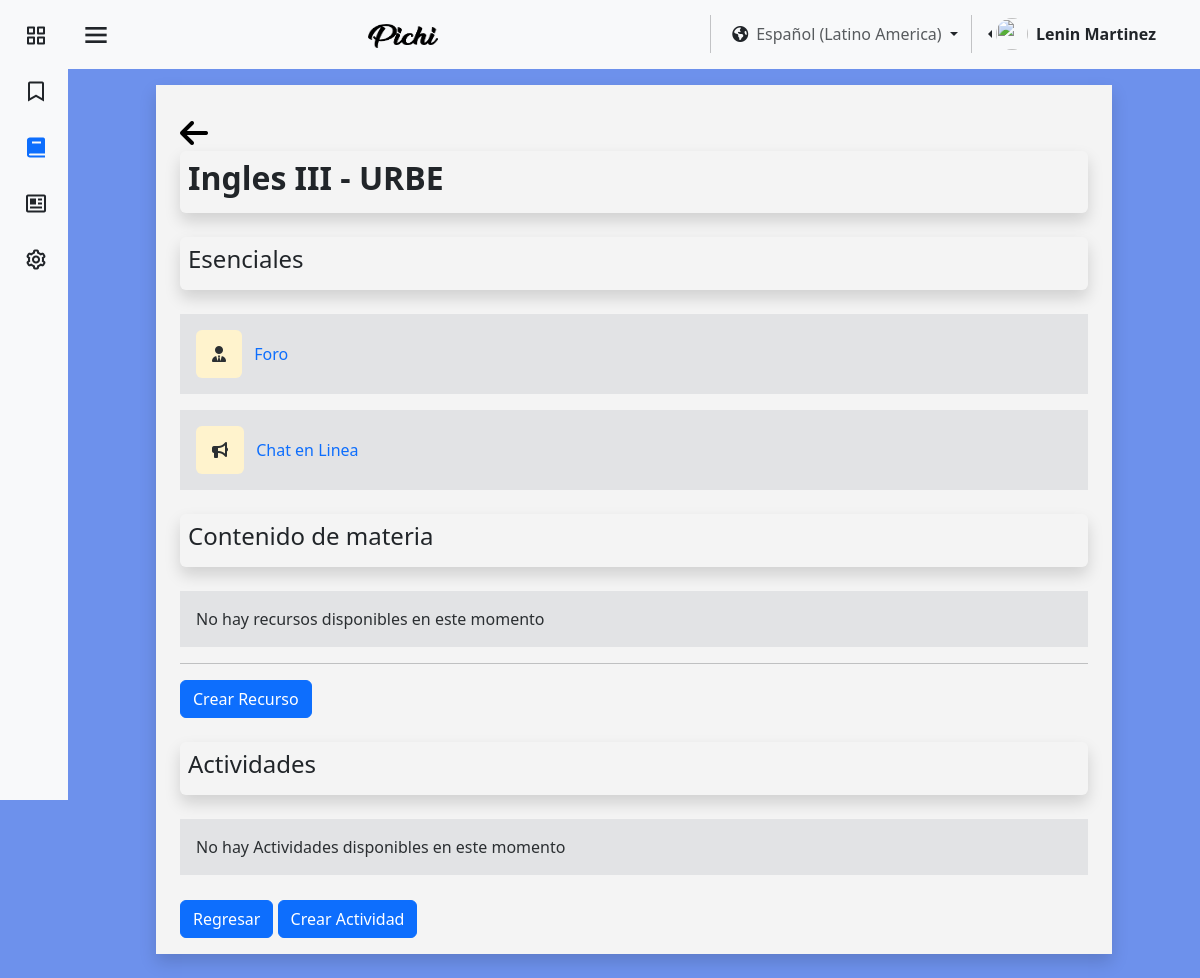
The app's page /pages/es/verCurso.php?id_cur=Cur_URBE_03 (signed in), older data.
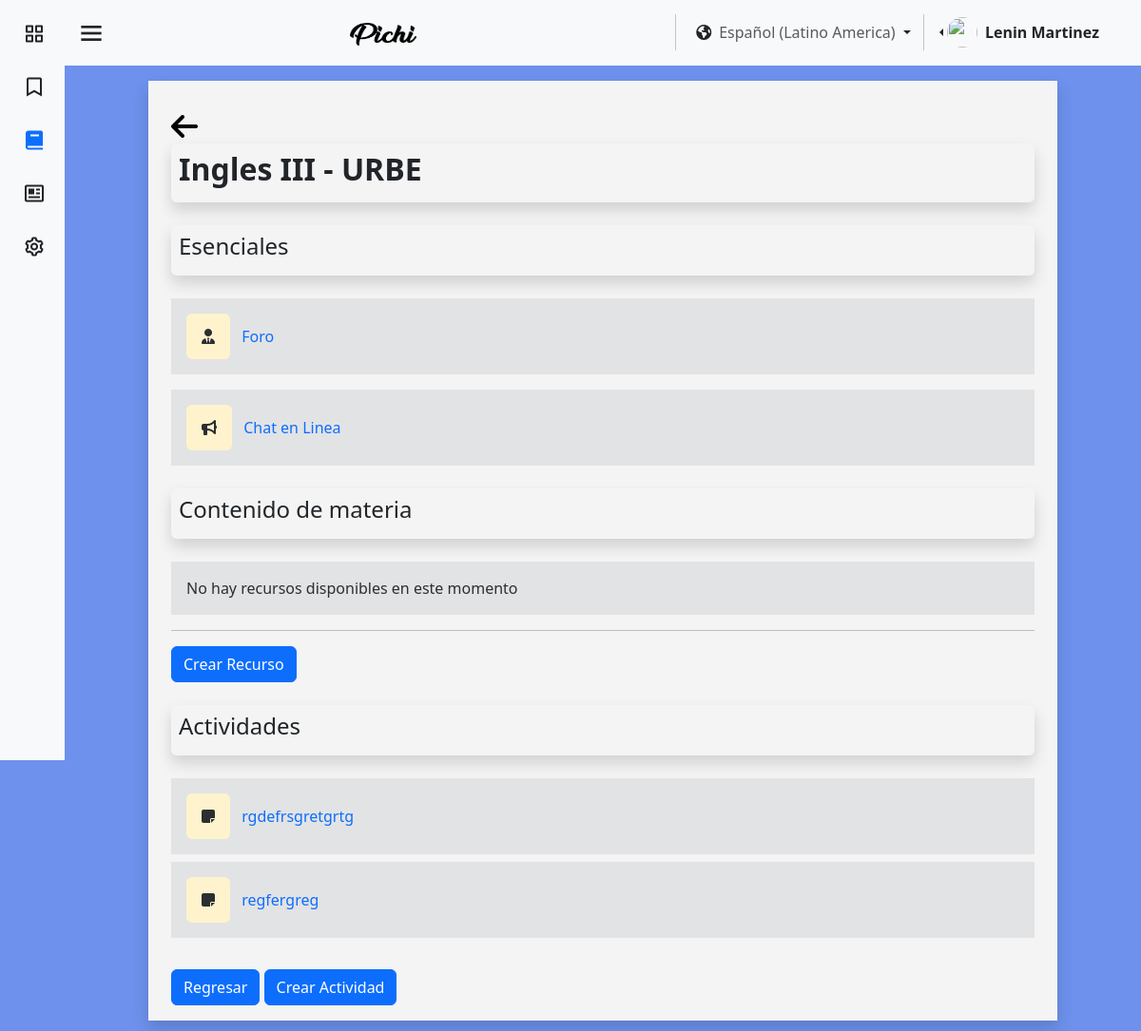
The same page, newer data.
### tables this page shows
CREATE TABLE `usuario` (
  `id_user` int(11) NOT NULL,
  `identificacion_user` varchar(11) NOT NULL,
  `nombre_user` varchar(25) NOT NULL,
  `apellido_user` varchar(25) NOT NULL,
  `correo_user` varchar(45) NOT NULL,
  `contrasena_user` varchar(16) NOT NULL,
  `direccion_user` varchar(80) NOT NULL,
  `numero_user` varchar(15) NOT NULL,
  `fecha_nacimiento_user` datetime NOT NULL,
  `Active_online` tinyint(1) NOT NULL,
  `sexo_user` varchar(15) NOT NULL,
  `Empresa_id_empresa` int(11) DEFAULT NULL,
  `rol` tinyint(1) NOT NULL,
  `img_perfil` varchar(255) NOT NULL
);

CREATE TABLE `cursos` (
  `id_cur` varchar(100) NOT NULL,
  `nombre_cur` varchar(45) NOT NULL,
  `fecha_inicio` date NOT NULL,
  `cupos_cur_min` int(11) NOT NULL,
  `cupos_cur_max` int(11) NOT NULL,
  `Empresa_id_empresa` int(11) NOT NULL,
  `fecha_fin` date NOT NULL,
  `visibilidad_curso` varchar(11) NOT NULL
);

CREATE TABLE `empresa` (
  `id_empresa` int(11) NOT NULL,
  `nombre_empresa` varchar(80) NOT NULL
);

CREATE TABLE `actividades` (
  `idActividades` int(11) NOT NULL,
  `Titulo` varchar(45) NOT NULL,
  `ContenidoAcitividad` text NOT NULL,
  `archivosPrincipal` varchar(255) NOT NULL,
  `fechaInicio` timestamp(6) NOT NULL DEFAULT current_timestamp(6) ON UPDATE current_timestamp(6),
  `fechaCulminacion` timestamp(6) NULL DEFAULT NULL,
  `fechaNotificacion` timestamp(6) NULL DEFAULT NULL,
  `pesoArchivo` float NOT NULL,
  `notaMaxima` float NOT NULL,
  `notaMinima` float NOT NULL,
  `visible` tinyint(1) NOT NULL,
  `activarPorcentaje` tinyint(1) NOT NULL,
  `Porcentaje` int(3) DEFAULT NULL,
  `archivosAdicional` varchar(255) DEFAULT NULL,
  `idCurso_id_cur` varchar(100) NOT NULL
);

### pages/es/verCurso.php (the view, shortened to what this page needs)
<?php
require "../../assests/php/LoginBD.php";
if (isset($_SESSION['id_user'])) {
    $usuarios1 = $_SESSION['id_user'];
    $conexion1 = mysqli_query($mysqli, "SELECT Empresa_id_empresa, rol, nombre_user, apellido_user FROM usuario WHERE id_user = '$usuarios1'");
    if (mysqli_num_rows($conexion1) > 0) {
        $datos = mysqli_fetch_assoc($conexion1);
        $nombreUsuario = $datos['nombre_user'];
        $apellidoUsuario = $datos['apellido_user'];
        $rol = $datos['rol'];
    }
}
if (isset($_GET['id_cur'])) {
    $id_curso_seleccionado = $_GET['id_cur'];
    $consultaCurso = mysqli_query($mysqli, "SELECT cursos.nombre_cur, empresa.nombre_empresa
                                    FROM cursos
                                    LEFT JOIN empresa ON empresa.id_empresa = cursos.Empresa_id_empresa
                                    WHERE id_cur = '$id_curso_seleccionado'");
    if (mysqli_num_rows($consultaCurso) > 0) {
        $datos3 = mysqli_fetch_assoc($consultaCurso);
        $curso = $datos3['nombre_cur'];
        $empresa = $datos3['nombre_empresa'];
    }
    $consultaRecursos = mysqli_query($mysqli, "SELECT * FROM recursos WHERE id_cur = '$id_curso_seleccionado'");
    $consultaActividades = mysqli_query($mysqli, "SELECT * FROM actividades WHERE idCurso_id_cur = '$id_curso_seleccionado'");
    if (mysqli_num_rows($consultaActividades) > 0) {
        while ($datosActividad = mysqli_fetch_assoc($consultaActividades)) {
            $Actividades[] = $datosActividad;
        }
    }
}
?>
<!DOCTYPE html>
<html lang="en">
<head>
    <link href="https://cdn.jsdelivr.net/npm/bootstrap@5.3.3/dist/css/bootstrap.min.css" rel="stylesheet"
 />
    <link href="https://unpkg.com/boxicons@2.1.4/css/boxicons.min.css" rel="stylesheet" />
    <link rel="stylesheet" href="https://cdnjs.cloudflare.com/ajax/libs/font-awesome/6.5.1/css/all.min.css"
 />
    <link rel="stylesheet" href="../../assests/css/colorPallete.css" />
    <link rel="stylesheet" href="../../assests/css/viewUser.css" />
    <link rel="stylesheet" href="../../assests/css/sidebar.css" />
</head>
<body class="bg-pastel" id="body-pd">
    <header id="header">
        <nav class="navbar bg-body-tertiary">
            <div class="container-fluid">
                <div class="header_toggle">
                    <i class="bx bx-menu" id="header-toggle"></i>
                </div>
                <a class="navbar-brand" href="../../index.html">
                    <img src="../../assests/img/text-1710023184778.png" alt="Bootstrap" width="70" height="24" />
                </a>
                <div class="d-flex justify-content-end">
                    <div class="nav-item dropdown">
                        <button class="btn dropdown-toggle" data-bs-toggle="dropdown" aria-expanded="false" href="#">
                            <span class="fa-solid fa-earth-americas"></span><a class="ms-2 text-body-secondary"
                                href="#">Español (Latino America)</a>
                        </button>
                    </div>
                    <div class="btn-group dropstart me-4 pe-2">
                        <a href="#" class="d-flex align-items-center link-dark text-decoration-none dropdown-toggle"
                            id="dropdownUser2" data-bs-toggle="dropdown" aria-expanded="false">
                            <img src="https://github.com/PichiGod.png" alt="" width="32" height="32"
                                class="rounded-circle me-2" />
                            <strong><?php echo $nombreUsuario . " " . $apellidoUsuario; ?></strong>
                        </a>
                    </div>
                </div>
            </div>
        </nav>
    </header>
    <div class="l-navbar bg-body-tertiary" id="nav-bar">
        <nav class="nav">
            <div class="nav_list">
                <a href="Inicio.php" class="nav_link link-dark">
                    <i class="bx bx-grid-alt nav_icon"></i>
                </a>
                <a href="tutorial.php" class="nav_link link-dark">
                    <i class='bx bx-bookmark nav_icon'></i>
                </a>
                <a href="cursos.php" class="nav_link active">
                    <i class="bx bxs-book nav_icon"></i>
                </a>
                <a href="verCalif.php" class="nav_link link-dark">
                    <i class="bx bx-news nav_icon"></i>
                </a>
                <?php if ($rol != 0) { ?>
                    <a href="MenuAdmin.php" class="nav_link link-dark">
                        <i class="bx bx-cog nav_icon"></i>
                    </a>
                <?php }
                ; ?>
            </div>
        </nav>
    </div>
    <section class="Cursos">
        <div class="container-fluid mb-4 bg-blanco mt-3 shadow">
            <div class="container pt-4 pb-3">
                <a href="cursos.php"><i class="fa-solid mt-2 fa-arrow-left" style="font-size:2rem;color:black;"></i></a>
                <div class="p-2 mb-2 rounded shadow ">
                    <h2><strong><?php echo $curso; ?> - <?php echo $empresa; ?></strong></h2>
                </div>
                <div class="p-2 my-4 rounded shadow ">
                    <h4>Esenciales</h4>
                </div>
                <div class="item-recurso container bg-secondary-subtle text-secondary-emphasis mt-3 p-3">
                    <div>
                        <div>
                            <i class="fa-solid fa-user-tie me-2 p-3 rounded bg-warning-subtle"></i>
                            <a href="verForo.php?id_cur=<?php echo $id_curso_seleccionado; ?>"><span>Foro</span></a>
                        </div>
                    </div>
                </div>
                <div class="item-recurso container bg-secondary-subtle text-secondary-emphasis mt-3 p-3">
                    <div>
                        <div>
                            <i class="fa-solid fa-bullhorn me-2 p-3 rounded bg-warning-subtle"></i>
                            <span><a href="verChatLinea.php?id_cur=<?php echo $id_curso_seleccionado; ?>">Chat en
                                    Linea</a></span>
                        </div>
                    </div>
                </div>
                <div class="p-2 my-4 rounded shadow ">
                    <h4>Contenido de materia</h4>
                </div>
                <?php
                if (mysqli_num_rows($consultaRecursos) > 0) {
                    foreach ($Recursos as $recurso): ?>
                        <div class="item-recurso d-flex container mb-2 bg-secondary-subtle text-secondary-emphasis p-3">
                            <div class="">
                                <div class="">
                                    <i class="fa-solid fa-note-sticky me-2 p-3 rounded bg-warning-subtle" witdh="35"
                                        height="35"></i>
                                    <span><a
                                            href="verRecurso.php?id_rec=<?php echo $recurso['id_recursos']; ?>&id_cur=<?php echo $id_curso_seleccionado; ?>"><?php echo $recurso['nombre_recurso']; ?></a></span>
                                </div>
                            </div>
                        </div>
                    <?php endforeach;
                } else { ?>
                    <div class="item-recurso d-flex container bg-secondary-subtle text-secondary-emphasis p-3"
                        style="padding: 10px;">
                        <div>
                            <div>
                                <span>No hay recursos disponibles en este momento</span>
                            </div>
                        </div>
                    </div>
                <?php } ?>
                <?php if ($rol != 0) { ?>
                    <div>
                        <hr>
                        <div>
                            <button onclick="location.href='crearRecurso.php?id_cur=<?php echo $id_curso_seleccionado; ?>'"
                                class="btn btn-primary">Crear
                                Recurso</button>
                        </div>
                    </div>
                <?php }
                ; ?>
                <div class="p-2 my-4 rounded shadow ">
                    <h4>Actividades</h4>
                </div>
                <?php
                if (mysqli_num_rows($consultaActividades) > 0) {
                    foreach ($Actividades as $actividad):
                        if ($actividad['visible'] == "0" && $rol == "0") { ?>
                            <div class="item-recurso d-flex container mb-2 bg-secondary-subtle text-secondary-emphasis p-3"
                                style="padding: 10px;">
                                <div>
                                    <div>
                                        <i class="fa-solid fa-note-sticky me-2 p-3 rounded bg-warning-subtle" witdh="35"
                                            height="35"></i>
                                        <span><a
                                                href="verActividad.php?id_act=<?php echo $actividad['idActividades']; ?>&id_cur=<?php echo $id_curso_seleccionado; ?>"><?php echo $actividad['Titulo'] ?></a></span>
                                    </div>
                                </div>
                            </div>
                        <?php } else if ($rol != 0) { ?>
                                <div class="item-recurso d-flex container mb-2 bg-secondary-subtle text-secondary-emphasis p-3"
                                    style="padding: 10px;">
                                    <div>
                                        <div>
                                            <i class="fa-solid fa-note-sticky me-2 p-3 rounded bg-warning-subtle" witdh="35"
                                                height="35"></i>
                                            <span><a
                                                    href="verActividad.php?id_act=<?php echo $actividad['idActividades']; ?>&id_cur=<?php echo $id_curso_seleccionado; ?>"><?php echo $actividad['Titulo'] ?></a></span>
                                        </div>
                                    </div>
                                </div>
                        <?php }
                        ; ?>
                    <?php endforeach;
                } else { ?>
                    <div class="item-recurso d-flex container bg-secondary-subtle text-secondary-emphasis p-3"
                        style="padding: 10px;">
                        <div>
                            <div>
                                <span>No hay Actividades disponibles en este momento</span>
                            </div>
                        </div>
                    </div>
                <?php } ?>
                <div class="containerButtonCrearActividadFin mt-0">
                    <button type="button" class="botonRegresar btn btn-primary"
                        onclick="location.href='cursos.php'">Regresar</button>
                    <?php if ($rol != 0) { ?>
                        <button type="button" class="botonCrearCursoFin btn btn-primary"
                            onclick="location.href='crearActividad.php?id_cur=<?php echo $id_curso_seleccionado; ?>'">
                            Crear Actividad
                        </button>
                    <?php }
                    ; ?>
                </div>
            </div>
        </div>
    </section>
</body>
</html>

### assests/css/colorPallete.css (style rules this page uses)
.bg-pastel { background-color: #527ce9d6; }
.bg-blanco { background-color: #F4F4F4; }

### assests/css/viewUser.css (style rules this page uses)
.containerButtonCrearActividadFin { padding-top: 25px; }

### assests/css/sidebar.css (style rules this page uses)
:root { --z-fixed: 100; --nav-width: 68px; --header-height: 3rem; }
body { transition: 0.5s; }
a { text-decoration: none; }
.header_toggle { justify-content: center; margin-top: 0.3rem; font-size: 2rem; cursor: pointer; }
.l-navbar { position: fixed; top: 0; left: -30%; width: var(--nav-width); height: 100vh; transition: 0.5s; z-index: var(--z-fixed); }
.nav { height: 100%; display: flex; flex-direction: column; justify-content: space-between; overflow: hidden; }
.nav_logo, .nav_link { display: grid; grid-template-columns: max-content max-content; align-items: center; column-gap: 1rem; padding: 0.5rem 0 0.5rem 1.5rem; }
.nav_link { position: relative; margin-bottom: 1rem; transition: 0.3s; }
.nav_icon { font-size: 1.5rem; }
section { margin-right: 2rem; margin-left: 2rem; }
.active::before { content: ""; position: absolute; left: 0; width: 2px; height: 32px; }
@media screen and (min-width: 768px) { body { margin: 0 0 0 0; padding-left: calc(var(--nav-width)); } }
@media screen and (min-width: 768px) { .l-navbar { left: 0; padding: 1rem 1rem 0 0; } }
@media (min-width: 576px) { section { margin-right: 5.5rem; margin-left: 5.5rem; } }

Row changes from the older to the newer data that the page shows:
added actividades: Titulo "rgdefrsgretgrtg"
added actividades: Titulo "regfergreg"
Text that changed along with them:
text no longer shown: "No hay Actividades disponibles en este momento"
